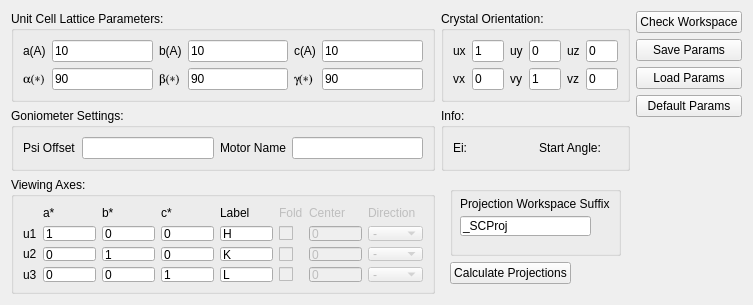
<?xml version="1.0" encoding="UTF-8"?>
<ui version="4.0">
 <class>Form</class>
 <widget class="QWidget" name="Form">
  <property name="geometry">
   <rect>
    <x>0</x>
    <y>0</y>
    <width>753</width>
    <height>279</height>
   </rect>
  </property>
  <property name="windowTitle">
   <string>Form</string>
  </property>
  <layout class="QGridLayout" name="gridLayout_3">
   <item row="0" column="0">
    <widget class="QGroupBox" name="groupBoxSCUnitCellLatticeParams_4">
     <property name="title">
      <string>Unit Cell Lattice Parameters:</string>
     </property>
     <layout class="QGridLayout" name="gridLayout_18">
      <item row="0" column="0">
       <widget class="QLabel" name="label_267">
        <property name="text">
         <string>a(A)</string>
        </property>
       </widget>
      </item>
      <item row="0" column="1">
       <widget class="QLineEdit" name="lneSingleA_3">
        <property name="text">
         <string>10</string>
        </property>
       </widget>
      </item>
      <item row="0" column="2">
       <widget class="QLabel" name="label_268">
        <property name="text">
         <string>b(A)</string>
        </property>
       </widget>
      </item>
      <item row="0" column="3">
       <widget class="QLineEdit" name="lneSingleB_3">
        <property name="text">
         <string>10</string>
        </property>
       </widget>
      </item>
      <item row="0" column="4">
       <widget class="QLabel" name="label_269">
        <property name="text">
         <string>c(A)</string>
        </property>
       </widget>
      </item>
      <item row="0" column="5">
       <widget class="QLineEdit" name="lneSingleC_3">
        <property name="text">
         <string>10</string>
        </property>
       </widget>
      </item>
      <item row="1" column="0">
       <widget class="QLabel" name="labelSCUCalpha_4">
        <property name="font">
         <font>
          <family>Symbol</family>
         </font>
        </property>
        <property name="text">
         <string>a(*)</string>
        </property>
       </widget>
      </item>
      <item row="1" column="1">
       <widget class="QLineEdit" name="lneSingleAlpha_3">
        <property name="text">
         <string>90</string>
        </property>
       </widget>
      </item>
      <item row="1" column="2">
       <widget class="QLabel" name="labelSCUCbeta_4">
        <property name="font">
         <font>
          <family>Symbol</family>
         </font>
        </property>
        <property name="text">
         <string>b(*)</string>
        </property>
       </widget>
      </item>
      <item row="1" column="3">
       <widget class="QLineEdit" name="lneSingleBeta_3">
        <property name="text">
         <string>90</string>
        </property>
       </widget>
      </item>
      <item row="1" column="4">
       <widget class="QLabel" name="labelSCUCgamma_4">
        <property name="font">
         <font>
          <family>Symbol</family>
         </font>
        </property>
        <property name="text">
         <string>g(*)</string>
        </property>
       </widget>
      </item>
      <item row="1" column="5">
       <widget class="QLineEdit" name="lneSingleGamma_3">
        <property name="text">
         <string>90</string>
        </property>
       </widget>
      </item>
     </layout>
    </widget>
   </item>
   <item row="0" column="1">
    <widget class="QGroupBox" name="groupBoxSCCrystalOrientation_4">
     <property name="title">
      <string>Crystal Orientation:</string>
     </property>
     <layout class="QGridLayout" name="gridLayout_17">
      <item row="0" column="0">
       <widget class="QLabel" name="label_261">
        <property name="text">
         <string>ux</string>
        </property>
       </widget>
      </item>
      <item row="1" column="5">
       <widget class="QLineEdit" name="lneSingleVz_3">
        <property name="text">
         <string>0</string>
        </property>
       </widget>
      </item>
      <item row="0" column="5">
       <widget class="QLineEdit" name="lneSingleUz1_3">
        <property name="text">
         <string>0</string>
        </property>
       </widget>
      </item>
      <item row="0" column="4">
       <widget class="QLabel" name="label_262">
        <property name="text">
         <string>uz</string>
        </property>
       </widget>
      </item>
      <item row="1" column="4">
       <widget class="QLabel" name="label_263">
        <property name="text">
         <string>vz</string>
        </property>
       </widget>
      </item>
      <item row="1" column="3">
       <widget class="QLineEdit" name="lneSingleVy_3">
        <property name="text">
         <string>1</string>
        </property>
       </widget>
      </item>
      <item row="1" column="2">
       <widget class="QLabel" name="label_264">
        <property name="text">
         <string>vy</string>
        </property>
       </widget>
      </item>
      <item row="0" column="2">
       <widget class="QLabel" name="label_265">
        <property name="text">
         <string>uy</string>
        </property>
       </widget>
      </item>
      <item row="0" column="3">
       <widget class="QLineEdit" name="lneSingleUy1_3">
        <property name="text">
         <string>0</string>
        </property>
       </widget>
      </item>
      <item row="1" column="1">
       <widget class="QLineEdit" name="lneSingleVx_3">
        <property name="text">
         <string>0</string>
        </property>
       </widget>
      </item>
      <item row="1" column="0">
       <widget class="QLabel" name="label_266">
        <property name="text">
         <string>vx</string>
        </property>
       </widget>
      </item>
      <item row="0" column="1">
       <widget class="QLineEdit" name="lneSingleUx1_3">
        <property name="text">
         <string>1</string>
        </property>
       </widget>
      </item>
     </layout>
    </widget>
   </item>
   <item row="0" column="2" rowspan="3">
    <layout class="QVBoxLayout" name="verticalLayout_3">
     <item>
      <widget class="QPushButton" name="btnSingleCheckWorkspace_3">
       <property name="text">
        <string>Check Workspace</string>
       </property>
      </widget>
     </item>
     <item>
      <widget class="QPushButton" name="btnSingleSaveParams_3">
       <property name="text">
        <string>Save Params</string>
       </property>
      </widget>
     </item>
     <item>
      <widget class="QPushButton" name="btnSingleLoadParams_3">
       <property name="text">
        <string>Load Params</string>
       </property>
      </widget>
     </item>
     <item>
      <widget class="QPushButton" name="btnSingleDefaultParams_3">
       <property name="text">
        <string>Default Params</string>
       </property>
      </widget>
     </item>
     <item>
      <spacer name="verticalSpacer_8">
       <property name="orientation">
        <enum>Qt::Vertical</enum>
       </property>
       <property name="sizeHint" stdset="0">
        <size>
         <width>20</width>
         <height>40</height>
        </size>
       </property>
      </spacer>
     </item>
    </layout>
   </item>
   <item row="1" column="0">
    <widget class="QGroupBox" name="groupBox_19">
     <property name="font">
      <font>
       <weight>50</weight>
       <bold>false</bold>
      </font>
     </property>
     <property name="title">
      <string>Goniometer Settings:</string>
     </property>
     <layout class="QGridLayout" name="gridLayout_16">
      <item row="0" column="0">
       <widget class="QLabel" name="label_259">
        <property name="text">
         <string>Psi Offset</string>
        </property>
       </widget>
      </item>
      <item row="0" column="1">
       <widget class="QLineEdit" name="lneSinglePsiOffset_3">
        <property name="text">
         <string/>
        </property>
       </widget>
      </item>
      <item row="0" column="2">
       <widget class="QLabel" name="label_260">
        <property name="text">
         <string>Motor Name</string>
        </property>
       </widget>
      </item>
      <item row="0" column="3">
       <widget class="QLineEdit" name="lneSingleMotorname_3">
        <property name="text">
         <string/>
        </property>
       </widget>
      </item>
     </layout>
    </widget>
   </item>
   <item row="1" column="1">
    <widget class="QGroupBox" name="groupBox_20">
     <property name="sizePolicy">
      <sizepolicy hsizetype="Minimum" vsizetype="MinimumExpanding">
       <horstretch>0</horstretch>
       <verstretch>0</verstretch>
      </sizepolicy>
     </property>
     <property name="minimumSize">
      <size>
       <width>0</width>
       <height>0</height>
      </size>
     </property>
     <property name="title">
      <string>Info:</string>
     </property>
     <layout class="QHBoxLayout" name="horizontalLayout_3">
      <item>
       <widget class="QLabel" name="lblSingleEi_2">
        <property name="text">
         <string>Ei:</string>
        </property>
       </widget>
      </item>
      <item>
       <widget class="QLabel" name="lblSingleStartAngle_2">
        <property name="text">
         <string>Start Angle:</string>
        </property>
       </widget>
      </item>
     </layout>
    </widget>
   </item>
   <item row="2" column="0">
    <widget class="QGroupBox" name="groupBoxViewingAxes_4">
     <property name="sizePolicy">
      <sizepolicy hsizetype="Preferred" vsizetype="Preferred">
       <horstretch>0</horstretch>
       <verstretch>0</verstretch>
      </sizepolicy>
     </property>
     <property name="minimumSize">
      <size>
       <width>0</width>
       <height>114</height>
      </size>
     </property>
     <property name="title">
      <string>Viewing Axes:</string>
     </property>
     <layout class="QGridLayout" name="gridLayout_19">
      <item row="0" column="1">
       <widget class="QLabel" name="label_270">
        <property name="text">
         <string>a*</string>
        </property>
       </widget>
      </item>
      <item row="0" column="2">
       <widget class="QLabel" name="label_271">
        <property name="text">
         <string>b*</string>
        </property>
       </widget>
      </item>
      <item row="0" column="3">
       <widget class="QLabel" name="label_272">
        <property name="text">
         <string>c*</string>
        </property>
       </widget>
      </item>
      <item row="0" column="4">
       <widget class="QLabel" name="label_273">
        <property name="text">
         <string>Label</string>
        </property>
       </widget>
      </item>
      <item row="0" column="5">
       <widget class="QLabel" name="label_274">
        <property name="enabled">
         <bool>false</bool>
        </property>
        <property name="text">
         <string>Fold</string>
        </property>
       </widget>
      </item>
      <item row="0" column="6">
       <widget class="QLabel" name="label_275">
        <property name="enabled">
         <bool>false</bool>
        </property>
        <property name="text">
         <string>Center</string>
        </property>
       </widget>
      </item>
      <item row="0" column="7">
       <widget class="QLabel" name="label_276">
        <property name="enabled">
         <bool>false</bool>
        </property>
        <property name="text">
         <string>Direction</string>
        </property>
       </widget>
      </item>
      <item row="1" column="0">
       <widget class="QLabel" name="label_277">
        <property name="text">
         <string>u1</string>
        </property>
       </widget>
      </item>
      <item row="1" column="1">
       <widget class="QLineEdit" name="lneSingleAU1_3">
        <property name="sizePolicy">
         <sizepolicy hsizetype="Expanding" vsizetype="Preferred">
          <horstretch>0</horstretch>
          <verstretch>0</verstretch>
         </sizepolicy>
        </property>
        <property name="text">
         <string>1</string>
        </property>
       </widget>
      </item>
      <item row="1" column="2">
       <widget class="QLineEdit" name="lneSingleBU1_3">
        <property name="sizePolicy">
         <sizepolicy hsizetype="Expanding" vsizetype="Preferred">
          <horstretch>0</horstretch>
          <verstretch>0</verstretch>
         </sizepolicy>
        </property>
        <property name="text">
         <string>0</string>
        </property>
       </widget>
      </item>
      <item row="1" column="3">
       <widget class="QLineEdit" name="lneSingleCU1_3">
        <property name="sizePolicy">
         <sizepolicy hsizetype="Expanding" vsizetype="Preferred">
          <horstretch>0</horstretch>
          <verstretch>0</verstretch>
         </sizepolicy>
        </property>
        <property name="text">
         <string>0</string>
        </property>
       </widget>
      </item>
      <item row="1" column="4">
       <widget class="QLineEdit" name="lneSingleU1Label_3">
        <property name="sizePolicy">
         <sizepolicy hsizetype="Expanding" vsizetype="Preferred">
          <horstretch>0</horstretch>
          <verstretch>0</verstretch>
         </sizepolicy>
        </property>
        <property name="text">
         <string>H</string>
        </property>
       </widget>
      </item>
      <item row="1" column="5">
       <widget class="QCheckBox" name="chkSingleU1Fold_3">
        <property name="enabled">
         <bool>false</bool>
        </property>
        <property name="text">
         <string/>
        </property>
        <property name="tristate">
         <bool>false</bool>
        </property>
       </widget>
      </item>
      <item row="1" column="6">
       <widget class="QLineEdit" name="lneSingleU1Center_3">
        <property name="enabled">
         <bool>false</bool>
        </property>
        <property name="text">
         <string>0</string>
        </property>
       </widget>
      </item>
      <item row="1" column="7">
       <widget class="QComboBox" name="cmbSingleU1Direction_3">
        <property name="enabled">
         <bool>false</bool>
        </property>
        <item>
         <property name="text">
          <string>-</string>
         </property>
        </item>
        <item>
         <property name="text">
          <string>Auto</string>
         </property>
        </item>
        <item>
         <property name="text">
          <string>+</string>
         </property>
        </item>
       </widget>
      </item>
      <item row="2" column="0">
       <widget class="QLabel" name="label_278">
        <property name="text">
         <string>u2</string>
        </property>
       </widget>
      </item>
      <item row="2" column="1">
       <widget class="QLineEdit" name="lneSingleAU2_3">
        <property name="sizePolicy">
         <sizepolicy hsizetype="Expanding" vsizetype="Preferred">
          <horstretch>0</horstretch>
          <verstretch>0</verstretch>
         </sizepolicy>
        </property>
        <property name="text">
         <string>0</string>
        </property>
       </widget>
      </item>
      <item row="2" column="2">
       <widget class="QLineEdit" name="lneSingleBU2_3">
        <property name="sizePolicy">
         <sizepolicy hsizetype="Expanding" vsizetype="Preferred">
          <horstretch>0</horstretch>
          <verstretch>0</verstretch>
         </sizepolicy>
        </property>
        <property name="text">
         <string>1</string>
        </property>
       </widget>
      </item>
      <item row="2" column="3">
       <widget class="QLineEdit" name="lneSingleCU2_3">
        <property name="sizePolicy">
         <sizepolicy hsizetype="Expanding" vsizetype="Preferred">
          <horstretch>0</horstretch>
          <verstretch>0</verstretch>
         </sizepolicy>
        </property>
        <property name="text">
         <string>0</string>
        </property>
       </widget>
      </item>
      <item row="2" column="4">
       <widget class="QLineEdit" name="lneSingleU2Label_3">
        <property name="sizePolicy">
         <sizepolicy hsizetype="Expanding" vsizetype="Preferred">
          <horstretch>0</horstretch>
          <verstretch>0</verstretch>
         </sizepolicy>
        </property>
        <property name="text">
         <string>K</string>
        </property>
       </widget>
      </item>
      <item row="2" column="5">
       <widget class="QCheckBox" name="chkSingleU2Fold_3">
        <property name="enabled">
         <bool>false</bool>
        </property>
        <property name="text">
         <string/>
        </property>
       </widget>
      </item>
      <item row="2" column="6">
       <widget class="QLineEdit" name="lneSingleU2Center_3">
        <property name="enabled">
         <bool>false</bool>
        </property>
        <property name="text">
         <string>0</string>
        </property>
       </widget>
      </item>
      <item row="2" column="7">
       <widget class="QComboBox" name="cmbSingleU2Direction_3">
        <property name="enabled">
         <bool>false</bool>
        </property>
        <item>
         <property name="text">
          <string>-</string>
         </property>
        </item>
        <item>
         <property name="text">
          <string>Auto</string>
         </property>
        </item>
        <item>
         <property name="text">
          <string>+</string>
         </property>
        </item>
       </widget>
      </item>
      <item row="3" column="0">
       <widget class="QLabel" name="label_279">
        <property name="text">
         <string>u3</string>
        </property>
       </widget>
      </item>
      <item row="3" column="1">
       <widget class="QLineEdit" name="lneSingleAU3_3">
        <property name="sizePolicy">
         <sizepolicy hsizetype="Expanding" vsizetype="Preferred">
          <horstretch>0</horstretch>
          <verstretch>0</verstretch>
         </sizepolicy>
        </property>
        <property name="text">
         <string>0</string>
        </property>
       </widget>
      </item>
      <item row="3" column="2">
       <widget class="QLineEdit" name="lneSingleBU3_3">
        <property name="sizePolicy">
         <sizepolicy hsizetype="Expanding" vsizetype="Preferred">
          <horstretch>0</horstretch>
          <verstretch>0</verstretch>
         </sizepolicy>
        </property>
        <property name="text">
         <string>0</string>
        </property>
       </widget>
      </item>
      <item row="3" column="3">
       <widget class="QLineEdit" name="lneSingleCU3_3">
        <property name="sizePolicy">
         <sizepolicy hsizetype="Expanding" vsizetype="Preferred">
          <horstretch>0</horstretch>
          <verstretch>0</verstretch>
         </sizepolicy>
        </property>
        <property name="text">
         <string>1</string>
        </property>
       </widget>
      </item>
      <item row="3" column="4">
       <widget class="QLineEdit" name="lneSingleU3Label_3">
        <property name="sizePolicy">
         <sizepolicy hsizetype="Expanding" vsizetype="Preferred">
          <horstretch>0</horstretch>
          <verstretch>0</verstretch>
         </sizepolicy>
        </property>
        <property name="text">
         <string>L</string>
        </property>
       </widget>
      </item>
      <item row="3" column="5">
       <widget class="QCheckBox" name="chkSingleU3Fold_3">
        <property name="enabled">
         <bool>false</bool>
        </property>
        <property name="text">
         <string/>
        </property>
       </widget>
      </item>
      <item row="3" column="6">
       <widget class="QLineEdit" name="lneSingleU3Center_3">
        <property name="enabled">
         <bool>false</bool>
        </property>
        <property name="text">
         <string>0</string>
        </property>
       </widget>
      </item>
      <item row="3" column="7">
       <widget class="QComboBox" name="cmbSingleU3Direction_3">
        <property name="enabled">
         <bool>false</bool>
        </property>
        <item>
         <property name="text">
          <string>-</string>
         </property>
        </item>
        <item>
         <property name="text">
          <string>Auto</string>
         </property>
        </item>
        <item>
         <property name="text">
          <string>+</string>
         </property>
        </item>
       </widget>
      </item>
     </layout>
    </widget>
   </item>
   <item row="2" column="1">
    <widget class="QWidget" name="widget_2" native="true">
     <property name="minimumSize">
      <size>
       <width>0</width>
       <height>117</height>
      </size>
     </property>
     <layout class="QGridLayout" name="gridLayout_15">
      <item row="1" column="1">
       <spacer name="verticalSpacer_7">
        <property name="orientation">
         <enum>Qt::Vertical</enum>
        </property>
        <property name="sizeHint" stdset="0">
         <size>
          <width>20</width>
          <height>20</height>
         </size>
        </property>
       </spacer>
      </item>
      <item row="1" column="0">
       <widget class="QPushButton" name="btnSingleCalculateProjections_3">
        <property name="text">
         <string>Calculate Projections</string>
        </property>
       </widget>
      </item>
      <item row="0" column="0" colspan="2">
       <widget class="QGroupBox" name="groupBox_18">
        <property name="minimumSize">
         <size>
          <width>171</width>
          <height>70</height>
         </size>
        </property>
        <property name="title">
         <string/>
        </property>
        <widget class="QLineEdit" name="lneSingleWorkspacePrefix_3">
         <property name="geometry">
          <rect>
           <x>10</x>
           <y>30</y>
           <width>131</width>
           <height>20</height>
          </rect>
         </property>
         <property name="text">
          <string>_SCProj</string>
         </property>
        </widget>
        <widget class="QLabel" name="label_258">
         <property name="geometry">
          <rect>
           <x>10</x>
           <y>10</y>
           <width>171</width>
           <height>16</height>
          </rect>
         </property>
         <property name="text">
          <string>Projection Workspace Suffix</string>
         </property>
        </widget>
       </widget>
      </item>
      <item row="0" column="2">
       <spacer name="horizontalSpacer_8">
        <property name="orientation">
         <enum>Qt::Horizontal</enum>
        </property>
        <property name="sizeHint" stdset="0">
         <size>
          <width>37</width>
          <height>20</height>
         </size>
        </property>
       </spacer>
      </item>
     </layout>
    </widget>
   </item>
  </layout>
 </widget>
 <resources/>
 <connections/>
</ui>
